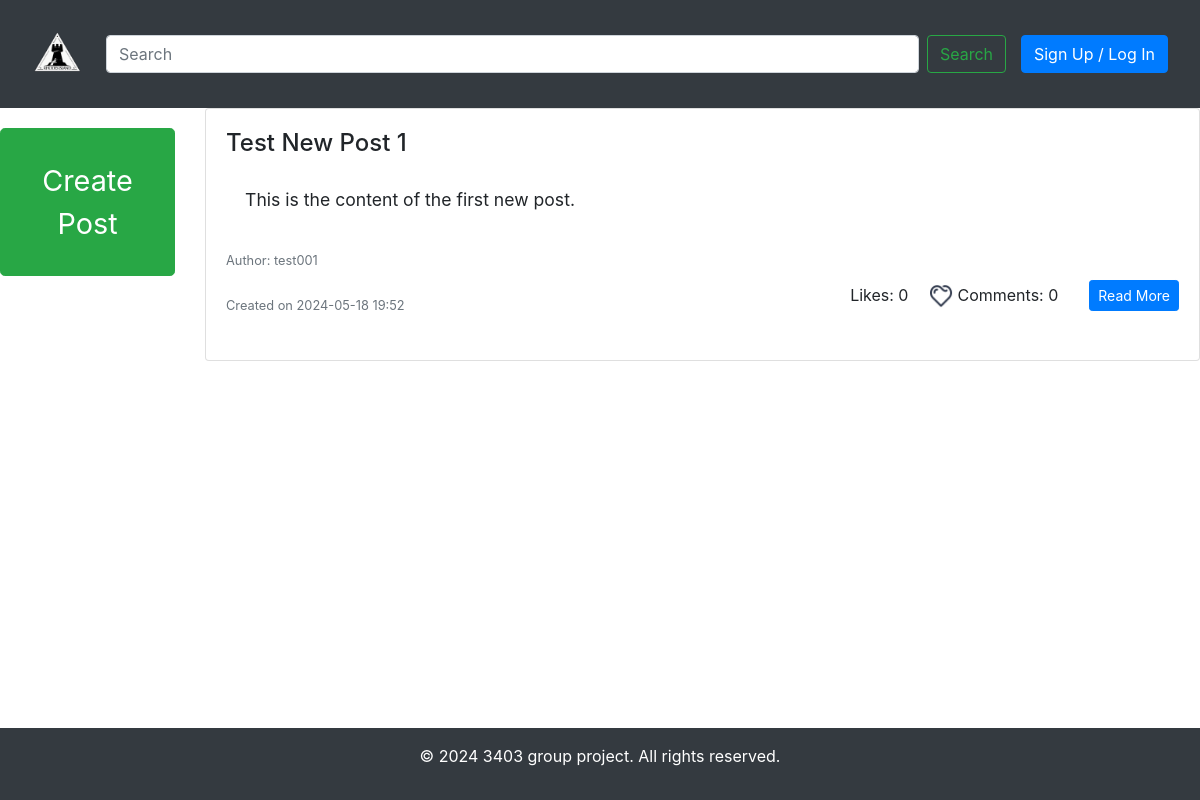
Before: / with the older database file.
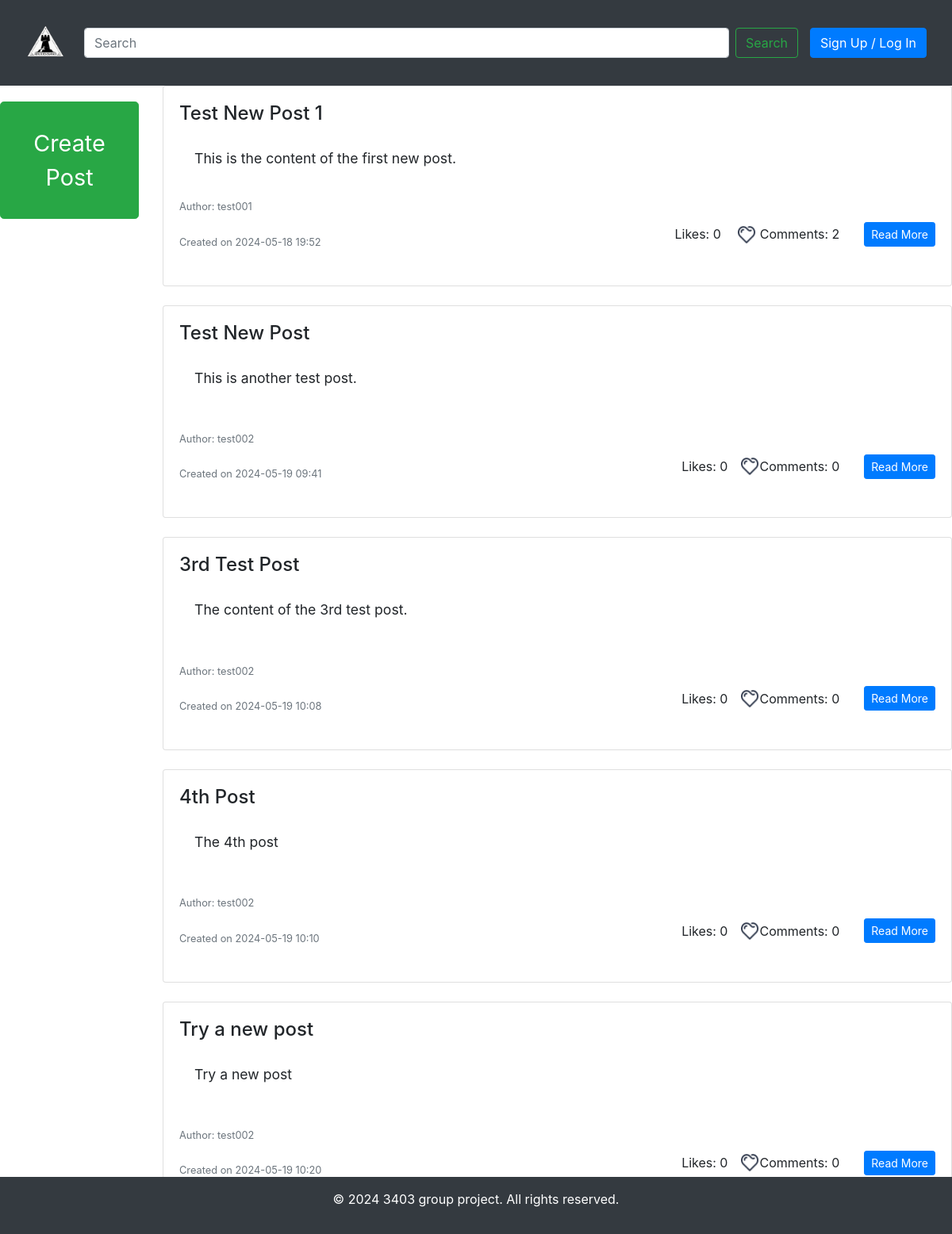
After: the same page with the newer database file.
### apps/models.py (models this page shows, shortened)
class Post(db.Model):
    id = db.Column(db.Integer, primary_key=True)
    title = db.Column(db.String(100), nullable=False)
    content = db.Column(db.Text, nullable=False)
    user_id = db.Column(db.Integer, db.ForeignKey('user.id'), nullable=False)
    created_at = db.Column(db.DateTime, default=datetime.utcnow)
    last_reply_at = db.Column(db.DateTime, nullable=True)
    tags = db.relationship('Tag', secondary='post_tag', backref='posts')
    comments = db.relationship('Comment', backref='post', lazy=True)
    likes = db.relationship('Like', backref='post', lazy=True)
    @property
    def likes_count(self):
        return Like.query.filter_by(post_id=self.id).count()
    @property
    def comments_count(self):
        return Comment.query.filter_by(post_id=self.id).count()

class User(db.Model, UserMixin):
    id = db.Column(db.Integer, primary_key=True)
    username = db.Column(db.String(30), unique=True, nullable=False)
    email = db.Column(db.String(30), unique=True, nullable=False)
    hashedPassword = db.Column(db.String(128), nullable=False)
    join_date = db.Column(db.DateTime, default=datetime.utcnow)
    avatar = db.Column(db.String(200), nullable=False, default='images/avatars/default_avatar.png')
    posts = db.relationship('Post', backref='author', lazy=True)
    comments = db.relationship('Comment', backref='author', lazy=True)
    likes = db.relationship('Like', backref='user', lazy=True)

### apps/routes.py (the view)
@flaskApp.route('/')
def main():
    posts = Post.query.all()
    return render_template('main.html', posts=posts)

### apps/routes.py (called while the page is built)
@flaskApp.context_processor
def inject_user():
    return dict(current_user=current_user)

### apps/templates/main.html (shortened to what this page needs)
{% extends "base.html" %}
{% block content %}
<main class="central-container">
    <div class="row">
        <div class="col-lg-2">
            <div class="menu">
                <a class="btn btn-success btn-lg btn-block mb-3" href="{{ url_for('create_post') }}" role="button" style="padding: 30px; font-size: 1.8em;">
                    Create Post<a>
            </div>
        </div>
        <div class="col-lg-10 post-feed">
            {% if posts %}
            {% for post in posts %}
            <div class="card post-card mb-4">
                <div class="card-body">
                    <h3 class="post-title">{{ post.title }}</h3>
                    <div class="post-content">{{ post.content[:200]|safe }}{% if post.content|length > 200 %}...{% endif %}</div>
                    <div class="d-flex justify-content-between align-items-center">
                        <div>
                            <small class="text-muted">Author: {{ post.author.username }}</small><br>
                            <small class="text-muted">Created on {{ post.created_at.strftime('%Y-%m-%d %H:%M') }}</small><br>
                        </div>
                        <div class="d-flex align-items-center">
                            <span class="mr-3">Likes: <span id="likes-count-{{ post.id }}">{{ post.likes_count }}</span></span>
                            <img id="like-icon-{{ post.id }}" class="like-icon" src="{{ url_for('static', filename='images/aixin.png') }}" alt="Like" data-post-id="{{ post.id }}" style="cursor: pointer; width: 24px; height: 24px;">
                            <span class="mr-3">Comments: {{ post.comments_count }}</span>
                            <a class="btn btn-primary btn-sm" href="{{ url_for('post', post_id=post.id) }}">Read More</a>
                        </div>
                    </div>
                </div>
            </div>
            {% endfor %}
            {% else %}
            <div class="alert alert-info">No posts available. Be the first to post!</div>
            {% endif %}
        </div>
    </div>
</main>
{% endblock %}

Changed rows visible on the page:
computed for Post "Test New Post 1": comments_count "0" → "2"
added Post: title "Test New Post", content "This is another test post.", author.username "test002", created_at "2024-05-19 09:41", likes_count "0", comments_count "0"
added Post: title "3rd Test Post", content "The content of the 3rd test post.", author.username "test002", created_at "2024-05-19 10:08", likes_count "0", comments_count "0"
added Post: title "4th Post", content "The 4th post", author.username "test002", created_at "2024-05-19 10:10", likes_count "0", comments_count "0"
added Post: title "Try a new post", content "Try a new post", author.username "test002", created_at "2024-05-19 10:20", likes_count "0", comments_count "0"
